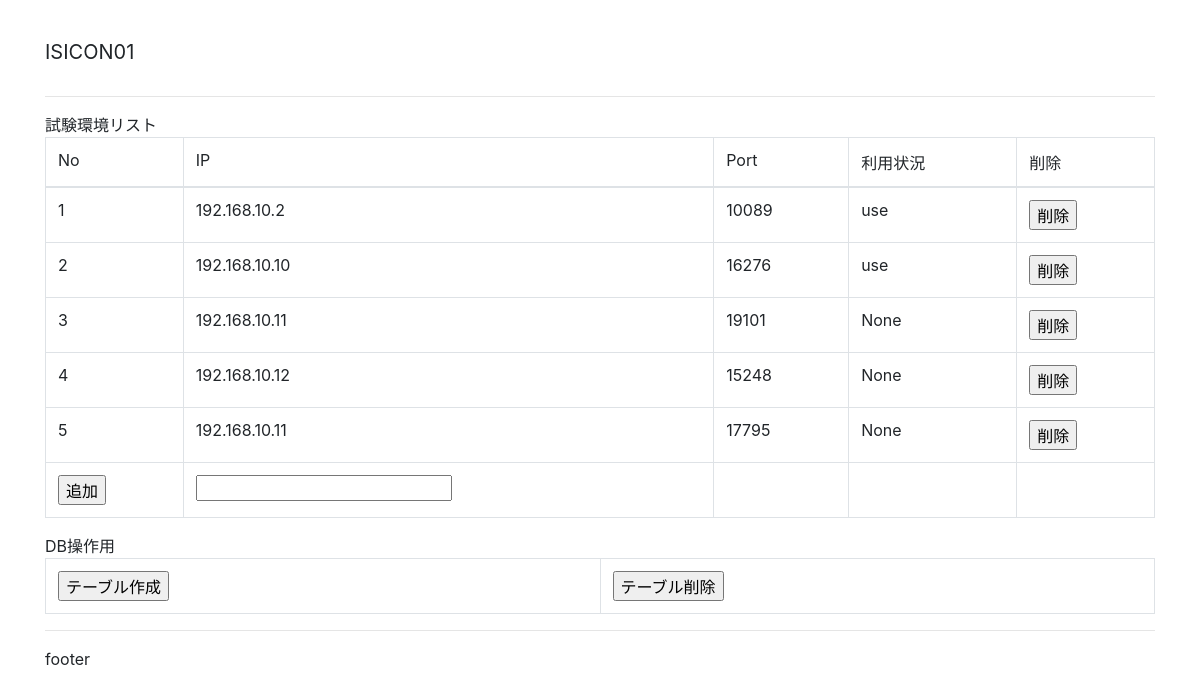
/admin, run on an earlier commit of the app's database.
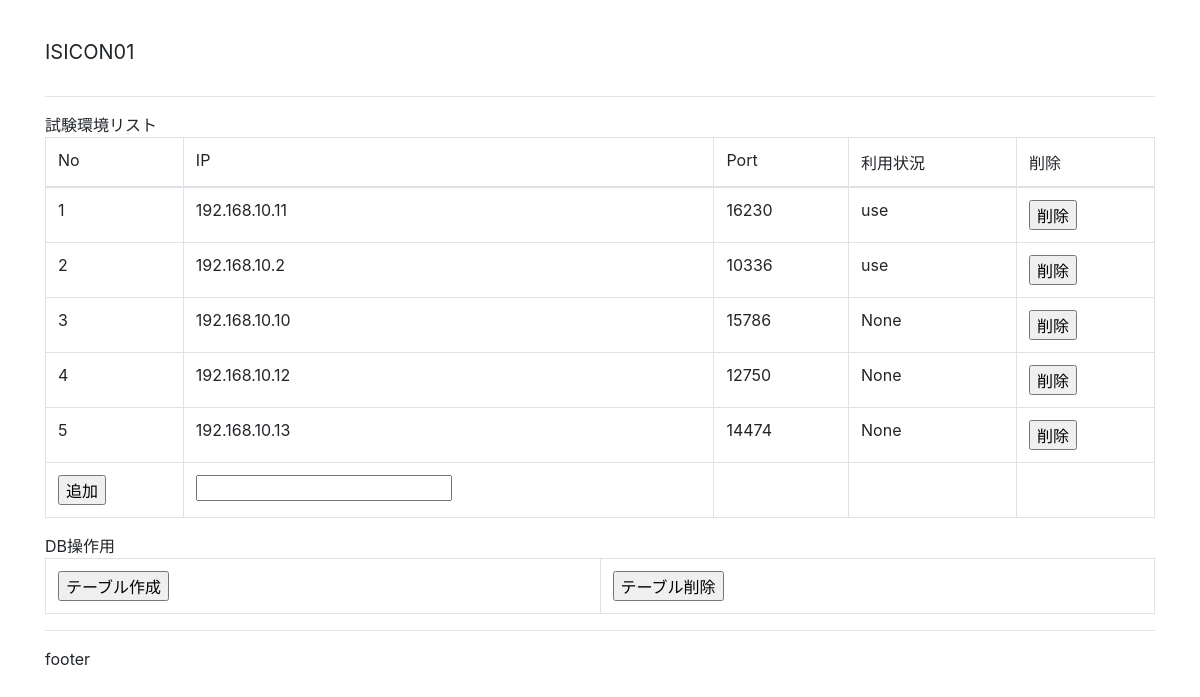
And on a later commit of the database.
### tables this page shows
CREATE TABLE server (num integer primary key, ip text, port integer, use text);

### isicon01/admin.py (the view)
@app.route('/admin')
def admin():
    conn = sqlite3.connect(dbpath)
    c = conn.cursor()
    try:
        c.execute("select * from server;")
        servers = c.fetchall()
    except sqlite3.Error as e:
        print('sqlite3 error: ', e.args[0])
    conn.commit()
    conn.close()
    print(servers)
    return render_template(
        'admin.html',
        servers = servers,
    )

### isicon01/templates/admin.html
﻿{% extends "layout.html" %}
{% block content %}
試験環境リスト
<table class="table table-bordered table-hover">
    <thead>
        <tr>
            <td>No</td>
            <td>IP</td>
            <td>Port</td>
            <td>利用状況</td>
            <td>削除</td>
        </tr>
    </thead>
    <tbody>
        {% for server in servers %}
        <tr>
            <td>{{ server[0] }}</td>
            <td>{{ server[1] }}</td>
            <td>{{ server[2] }}</td>
            <td>{{ server[3] }}</td>
            <form action="/admin/{{ server[0] }}/del" method="POST">
                <td><input type="submit" value="削除" /></td>
            </form>
        </tr>
        {% endfor %}
        <tr>
            <form action="/admin/add" method="POST">
                <td><input type="submit" value="追加" /></td>
                <td><input name="ip" type="text" /></td>
                <td></td>
                <td></td>
            </form>
        </tr>
    </tbody>
</table>
DB操作用
<table class="table table-bordered table-hover">
    <tbody>
        <tr>
            <form action="/admin/createTable" method="POST">
                <td><input type="submit" value="テーブル作成" /></td>
            </form>
            <form action="/admin/deleteTable" method="POST">
                <td><input type="submit" value="テーブル削除" /></td>
            </form>
        </tr>
    </tbody>
</table>
    {% endblock %}

### isicon01/templates/layout.html (shortened to what this page needs)
﻿<!DOCTYPE html>
<html lang="en" xmlns="http://www.w3.org/1999/xhtml">
<head>
    <link rel="stylesheet" type="text/css" href="/static/content/bootstrap.min.css" />
</head>
<body>
    <div class="navbar navbar-default">
        <div class="container">
            <div class="navbar-header">
                <a class="navbar-brand">ISICON01</a>
            </div>
        </div>
    </div>
    <div class="container body-content">
        <hr />
        {% block content %}{% endblock %}
        <hr />
        <footer>
            <p>footer</p>
        </footer>
    </div>
</body>
</html>

What changed in the data, as far as the page shows it:
changed server id 1: ip "192.168.10.2" → "192.168.10.11"; port "10089" → "16230"
changed server id 2: ip "192.168.10.10" → "192.168.10.2"; port "16276" → "10336"
changed server id 3: ip "192.168.10.11" → "192.168.10.10"; port "19101" → "15786"
changed server id 4: port "15248" → "12750"
changed server id 5: ip "192.168.10.11" → "192.168.10.13"; port "17795" → "14474"
